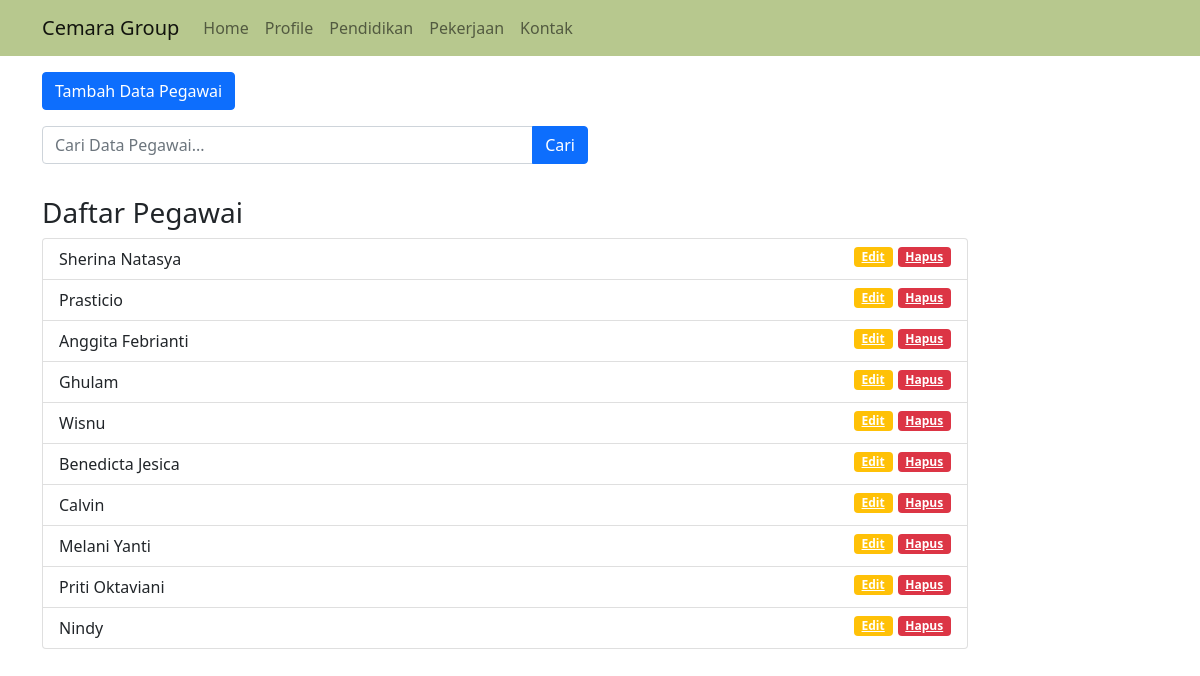
Screenshot of /index.php/profile with the database file from the repository.
### tables this page shows
CREATE TABLE `profile` (
  `profile_id` int(10) NOT NULL,
  `nama` varchar(25) DEFAULT NULL,
  `tgl_lahir` date DEFAULT NULL,
  `jk` varchar(10) DEFAULT NULL,
  `alamat` varchar(25) DEFAULT NULL
);

### application/controllers/Profile.php (called while the page is built, shortened)
<?php
class Profile extends CI_Controller {
    public function __construct()
    {
        $this->load->model('Profile_Model');
        $this->load->library('form_validation');
    }
    public function index()
    {
        $data['judul'] = 'Daftar Pegawai';
        $data['profile'] = $this->Profile_Model->get_all_profile();
        $this->load->view('template/header', $data);
        $this->load->view('profile/index', $data);
        $this->load->view('template/footer');
    }
}

### index.php (called while the page is built, shortened)
<?php
require_once BASEPATH.'core/CodeIgniter.php';

### application/models/Profile_Model.php (called while the page is built, shortened)
<?php
class Profile_Model extends CI_model {
    public function get_all_profile()
    {
        return $this->db->get('profile')->result_array();
    }
}

### application/views/profile/index.php (the view, shortened to what this page needs)
<div class="container">
	<div class="row mt-3">
		<div class="col-md-6">
			<a href="<?= base_url(); ?>profile/tambah" class="btn btn-primary">Tambah Data Pegawai</a>
		</div>
	</div>
	<div class="row mt-3">
		<div class="col-md-6">
			<form action="" method="POST">
				<div class="input-group mb-3">
					<input type="text" class="form-control" placeholder="Cari Data Pegawai..." name="keyword">
					<button class="btn btn-primary" type="submit">Cari</button>
				</div>
			</form>
		</div>
	</div>
	<div class="row mt-3">
		<div class="col-md-10">
			<h3>Daftar Pegawai</h3>
			<ul class="list-group">
				<?php foreach( $profile as $pro ) : ?>
				<li class="list-group-item"><?= $pro['nama'];?>
					<a href="<?= base_url(); ?>profile/hapus/<?= $pro['profile_id']; ?>" class="badge bg-danger"
						style="float:right" onclick="return confirm('Apakah anda yakin ingin menghapus?');">Hapus</a>
					<a href="<?= base_url(); ?>profile/edit/<?= $pro['profile_id']; ?>" class="badge bg-warning"
						style="float:right">Edit</a>
				</li>
				<?php endforeach; ?>
			</ul>
		</div>
	</div>
</div>

### assets/css/style.css (style rules this page uses)
.badge { margin-left: 5px; }

### rows the page displays
profile: nama "Sherina Natasya"
profile: nama "Prasticio"
profile: nama "Anggita Febrianti"
profile: nama "Ghulam"
profile: nama "Wisnu"
profile: nama "Benedicta Jesica"
profile: nama "Calvin"
profile: nama "Melani Yanti"
profile: nama "Priti Oktaviani"
profile: nama "Nindy"
